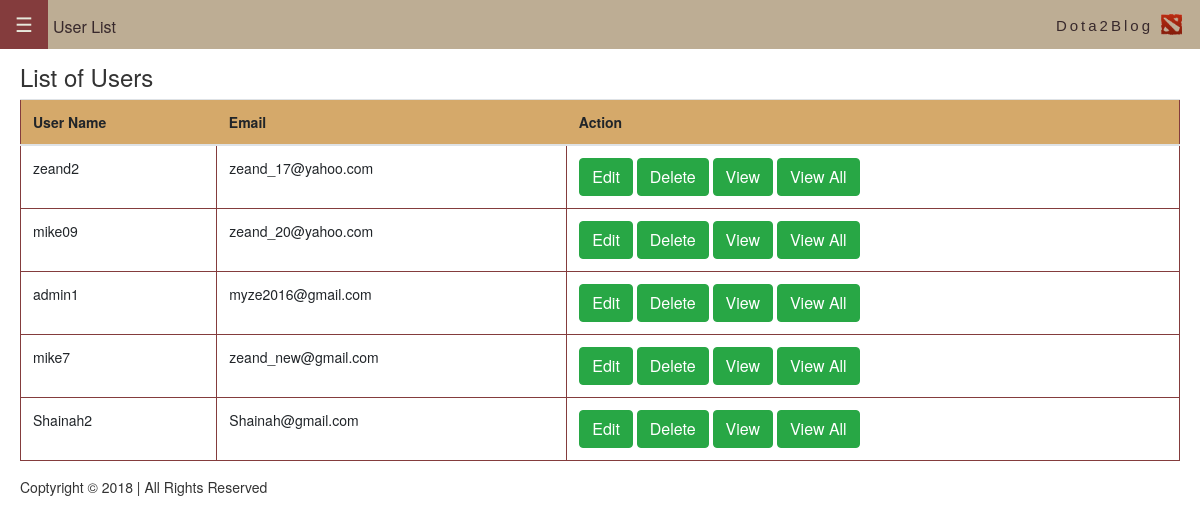
The app's page /index.php/controller/user_list, older data.
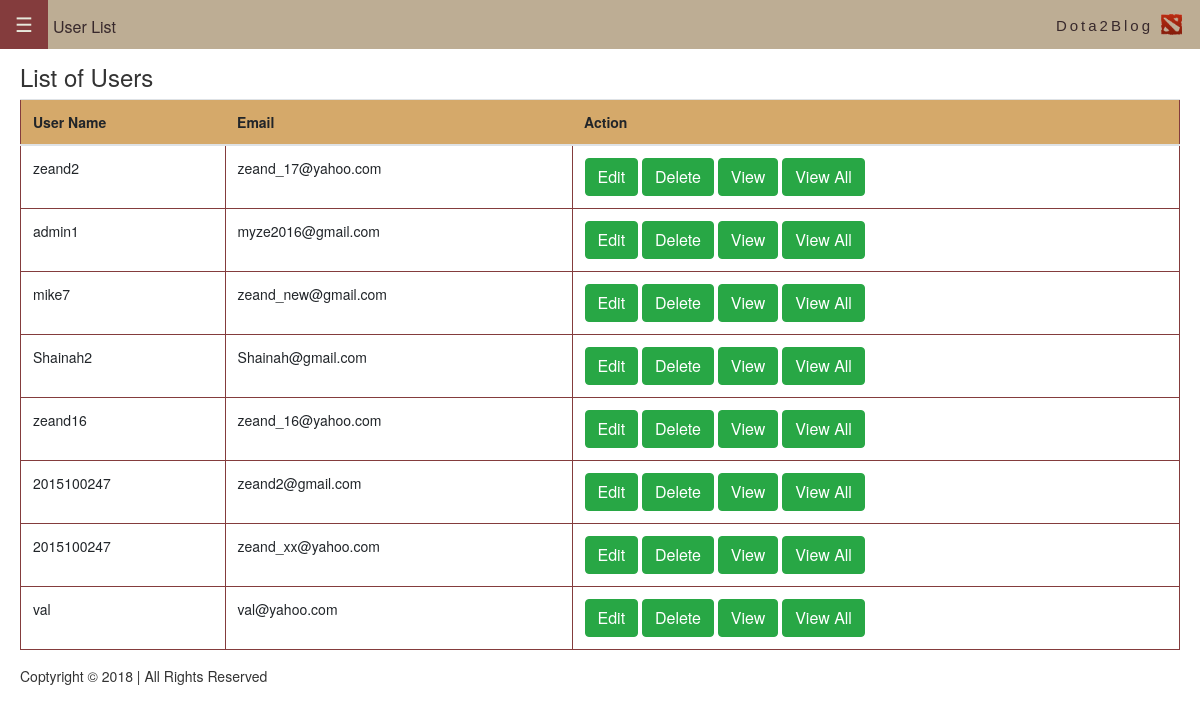
The same page, newer data.
### tables this page shows
CREATE TABLE `users` (
  `id` int(11) NOT NULL,
  `username` char(255) DEFAULT NULL,
  `password` varchar(255) DEFAULT NULL,
  `email` varchar(255) DEFAULT NULL
);

### application/controllers/controller.php (called while the page is built, shortened)
<?php
class controller extends CI_Controller {
	public function user_list()
	{
		$this->load->database();
		$this->load->model('user_model');
		$data  = array('users' => $this->user_model->view_all_users());
		$this->load->view('templates/admin/header');
		$this->load->view('templates/admin/nav.php');
		$this->load->view('users/admin_page',$data);
		$this->load->view('templates/admin/footer');
	}
}

### index.php (called while the page is built, shortened)
<?php
require_once BASEPATH.'core/CodeIgniter.php';

### application/models/user_model.php (called while the page is built, shortened)
<?php
	class User_model extends CI_Model {
		 public function view_all_users(){
			 $this->db->select('id,username,email,password');
			$result    =  $this->db->get('users');
			return $result->result_array();
		 }
	}

### application/views/users/admin_page.php (the view, shortened to what this page needs)
  <div class="margin">
<h4> List of Users</h4>
  <table class="table user-list-table table-hover">
    <thead>
      <tr>
        <th>User Name</th>
        <th>Email </th>
        <th>Action</th>
      </tr>
    </thead>
    <tbody>
      <?php foreach($users as $user): ;?>
      <tr>
        <td><?php echo $user['username'] ?></td>
        <td><?php echo $user['email'] ?></td>
        <td>
             <a href="#" class="button btn btn-success" > Edit</a>
               <a href="#" class="button btn btn-success" > Delete</a>
                 <a href="#" class="button btn btn-success"> View </a>
                  <a href="#" class="button btn btn-success"> View All </a>
        </td>
      </tr>
        <?php endforeach; ?>
    </tbody>
  </table>

Row changes from the older to the newer data that the page shows:
removed users: username "mike09", email "zeand_20@yahoo.com"
added users: username "zeand16", email "zeand_16@yahoo.com"
added users: username "2015100247", email "zeand2@gmail.com"
added users: username "2015100247", email "zeand_xx@yahoo.com"
added users: username "val", email "val@yahoo.com"
